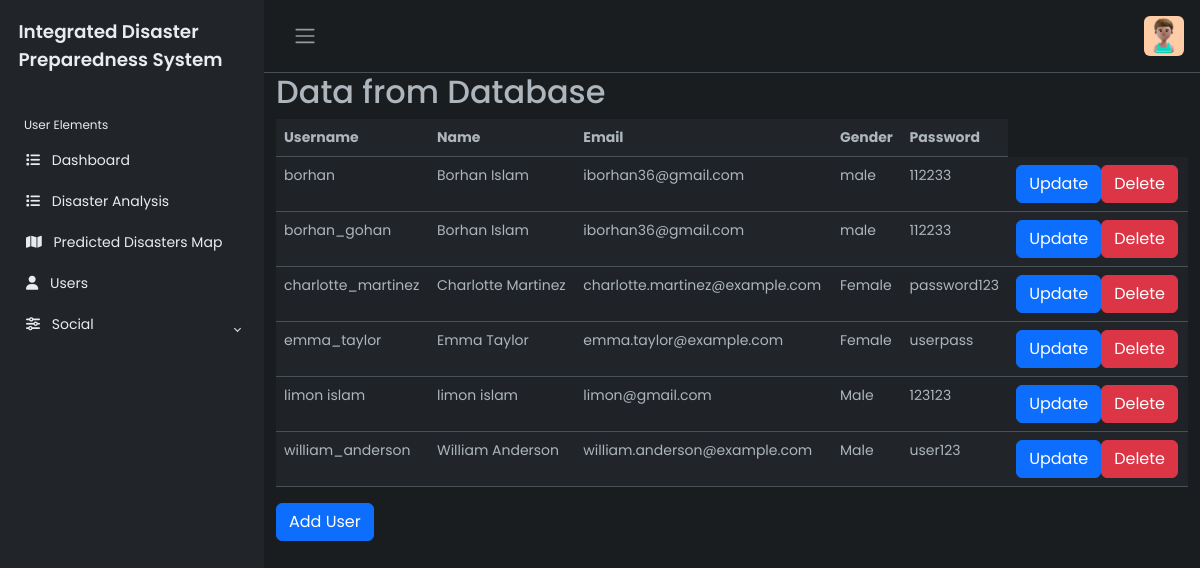
/view_users.php, run on an earlier commit of the app's database.
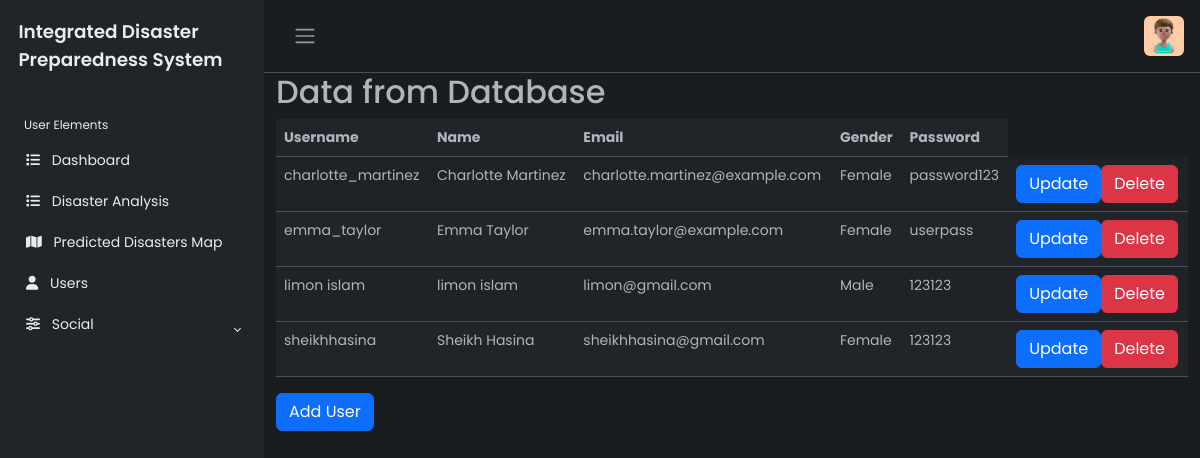
And on a later commit of the database.
### tables this page shows
CREATE TABLE `users` (
  `user_type` enum('Admin','User') NOT NULL,
  `username` varchar(50) NOT NULL,
  `firstname` varchar(90) NOT NULL,
  `lastname` varchar(90) NOT NULL,
  `email` varchar(320) NOT NULL,
  `gender` varchar(6) NOT NULL,
  `password` varchar(320) NOT NULL
);

### view_users.php (the view, shortened to what this page needs)
<?php
include "connection.php";
$sql = "SELECT * FROM users WHERE user_type = 'user'";
$result = $conn->query($sql);
?>
<!DOCTYPE html>
<html lang="en" data-bs-theme="dark">
<head>
    <link rel="stylesheet" href="https://cdn.jsdelivr.net/npm/bootstrap@5.3.0-alpha2/dist/css/bootstrap.min.css">
    <link rel="stylesheet" href="style_user.css">
</head>
<body>
    <div class="wrapper">
        <aside id="sidebar" class="js-sidebar">
            <div class="h-100">
                <div class="sidebar-logo">
                    <a href="#">Integrated Disaster Preparedness System</a>
                </div>
                <ul class="sidebar-nav">
                    <li class="sidebar-header">
                        User Elements
                    </li>
                    <li class="sidebar-item">
                        <a href="admin_dash.php" class="sidebar-link">
                            <i class="fa-solid fa-list pe-2"></i>
                            Dashboard
                        </a>
                    </li>
                    <li class="sidebar-item">
                        <a href="disaster_analysis.php" class="sidebar-link">
                            <i class="fa-solid fa-list pe-2"></i>
                            Disaster Analysis
                        </a>
                    </li>
                    <li class="sidebar-item">
                        <a href="map.php" class="sidebar-link">
                            <i class="fa-solid fa-map pe-2"></i>
                            Predicted Disasters Map
                        </a>
                    </li>
                    <li class="sidebar-item">
                        <a href="view_users.php" class="sidebar-link">
                            <i class="fa-solid fa-user pe-2"></i>
                            Users
                        </a>
                    </li>
                    <li class="sidebar-item">
                        <a href="#" class="sidebar-link collapsed" data-bs-target="#posts" data-bs-toggle="collapse"
                            aria-expanded="false"><i class="fa-solid fa-sliders pe-2"></i>
                            Social
                        </a>
                    </li>
                </ul>
            </div>
        </aside>
        <div class="main">
            <nav class="navbar navbar-expand px-3 border-bottom">
                <button class="btn" id="sidebar-toggle" type="button">
                    <span class="navbar-toggler-icon"></span>
                </button>
                <div class="navbar-collapse navbar">
                    <ul class="navbar-nav">
                        <li class="nav-item dropdown">
                            <a href="#" data-bs-toggle="dropdown" class="nav-icon pe-md-0">
                                <img src="profile.jpg" class="avatar img-fluid rounded" alt="">
                            </a>
                        </li>
                    </ul>
                </div>
            </nav>
            <div class="container-fluid">
                <h2>Data from Database</h2>
                <table class="table table-striped">
                    <thead>
                        <tr>
                            <th>Username</th>
                            <th>Name</th>
                            <th>Email</th>
                            <th>Gender</th>
                            <th>Password</th>
                        </tr>
                    </thead>
                    <tbody>
                        <?php
                        while($row = $result->fetch_assoc()) {
                            echo "<tr>";
                            echo "<td>".$row["username"]."</td>";
                            echo "<td>".$row['firstname'] . " " . $row['lastname']."</td>";
                            echo "<td>".$row["email"]."</td>";
                            echo "<td>".$row["gender"]."</td>";
                            echo "<td>".$row["password"]."</td>";
                            echo "<td>";
                            echo "<a href='update_user.php?username=".$row["username"]."' class='btn btn-primary'>Update</a>";
                            echo "<a href='delete_user.php?username=".$row["username"]."' class='btn btn-danger'>Delete</a>";
                            echo "</td>";
                            echo "</tr>";
                        }
                        ?>
                    </tbody>
                </table>
            <a href="create_user.php" class="btn btn-primary">Add User</a>
            </div>
        </div>
    </div>
    <script src="script.js"></script></body>
</html>

### style_user.css (style rules this page uses)
body { font-family: 'Poppins', sans-serif; font-size: 0.875rem; opacity: 1; overflow-y: scroll; margin: 0; }
a { cursor: pointer; text-decoration: none; font-family: 'Poppins', sans-serif; }
li { list-style: none; }
.wrapper { align-items: stretch; display: flex; width: 100%; }
#sidebar { max-width: 264px; min-width: 264px; background: var(--bs-dark); transition: all 0.35s ease-in-out; }
.main { display: flex; flex-direction: column; min-height: 100vh; min-width: 0; overflow: hidden; transition: all 0.35s ease-in-out; width: 100%; background: var(--bs-dark-bg-subtle); }
.sidebar-logo { padding: 1.15rem; }
.sidebar-logo a { color: #e9ecef; font-size: 1.15rem; font-weight: 600; }
.sidebar-nav { flex-grow: 1; list-style: none; margin-bottom: 0; padding-left: 0; margin-left: 0; }
.sidebar-header { color: #e9ecef; font-size: .75rem; padding: 1.5rem 1.5rem .375rem; }
a.sidebar-link { padding: .625rem 1.625rem; color: #e9ecef; position: relative; display: block; font-size: 0.875rem; }
.sidebar-link[data-bs-toggle="collapse"]::after { border: solid; border-width: 0 .075rem .075rem 0; content: ""; display: inline-block; padding: 2px; position: absolute; right: 1.5rem; top: 1.4rem; transform: rotate(-135deg); transition: all .2s ease-out; }
.sidebar-link[data-bs-toggle="collapse"].collapsed::after { transform: rotate(45deg); transition: all .2s ease-out; }
.avatar { height: 40px; width: 40px; }
.navbar-expand .navbar-nav { margin-left: auto; }

What changed in the data, as far as the page shows it:
removed users: username "borhan", firstname "Borhan", lastname "Islam", email "iborhan36@gmail.com", gender "male", password "112233"
no longer on this page (row edited): users: username "borhan_gohan", firstname "Borhan", lastname "Islam", email "iborhan36@gmail.com", gender "male", password "112233"
removed users: username "william_anderson", firstname "William", lastname "Anderson", email "william.anderson@example.com", gender "Male", password "user123"
added users: username "sheikhhasina", firstname "Sheikh", lastname "Hasina", email "sheikhhasina@gmail.com", gender "Female", password "123123"
